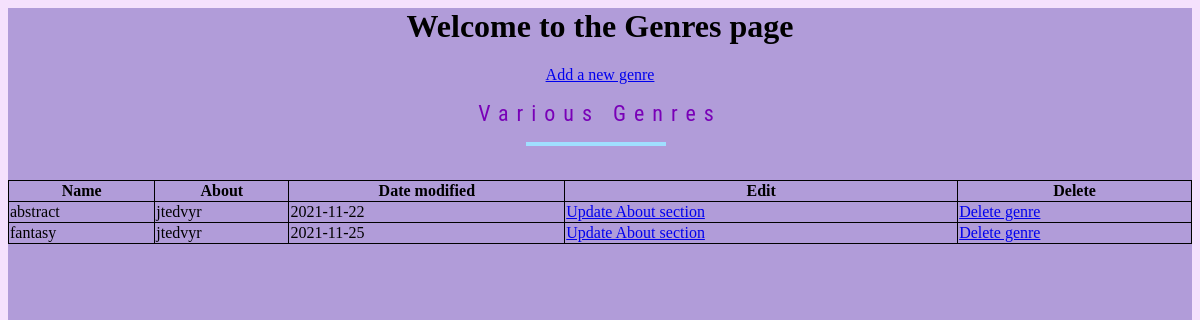
Page /genrelist on the earlier database version.
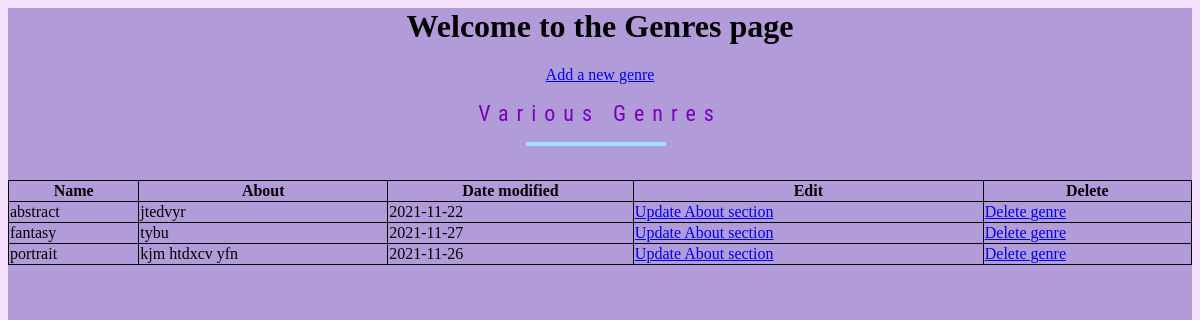
Same page on the later database version.
### tables this page shows
CREATE TABLE Genre
                  (id INTEGER PRIMARY KEY, Name TEXT, 
                  About TEXT, Date_modified DATE);

### hello.py (the view)
@app.route('/genrelist', methods=['GET'])
def genrelist():
   print("Making a connection")
   connection = sqlite3.connect('artgallery.db')
   print ("Getting a cursor")
   cursor = connection.cursor()
   print ("Executing the DML")
   cursor.execute("select * from Genre") #accessing all genre data (name,about,date modified)
   print("Get the Rows from cursor")
   g_rows = cursor.fetchall()
   print("Closing the database")
   connection.close()
   print(g_rows)
   return render_template("genre_list.html", g_rows = g_rows)

### templates/genre_list.html (shortened to what this page needs)
<html>
<head>
<h1>Welcome to the Genres page</h1>
<link rel="stylesheet" type="text/css" href="{{ url_for('static',filename='hover.css') }}">
</head>
<body style="background-color:#B19CD9;">
<a href="{{ url_for ('creategenre') }}">Add a new genre</a>
<div class="svg-wrapper">
  <svg height="60" width="320" xmlns="http://www.w3.org/2000/svg">
    <rect class="shape" height="60" width="320" />
  </svg>
   <div class="text">Various Genres</div>
</div>
<table border=5>
    <tr>
        <th> Name </th>
        <th> About </th>
        <th> Date modified </th>
        <th> Edit </th>
        <th> Delete </th>
    </tr>
    {% for item in g_rows %}
    <tr>
        <td> {{item.1}} </td>
        <td> {{item.2}} </td>
        <td> {{item.3}} </td>
        <td> <a href="{{ url_for ('genreupdate', id = item.0) }}">Update About section</a> </td>
        <td> <a href="{{ url_for ('genredelete', id = item.0) }}">Delete genre</a> </td>
    </tr>
    {% endfor %}
</body>
</html>

Differences in the rows shown:
changed Genre "fantasy": About "jtedvyr" → "tybu"; Date_modified "2021-11-25" → "2021-11-27"
added Genre: Name "portrait", About "kjm htdxcv yfn", Date_modified "2021-11-26"
